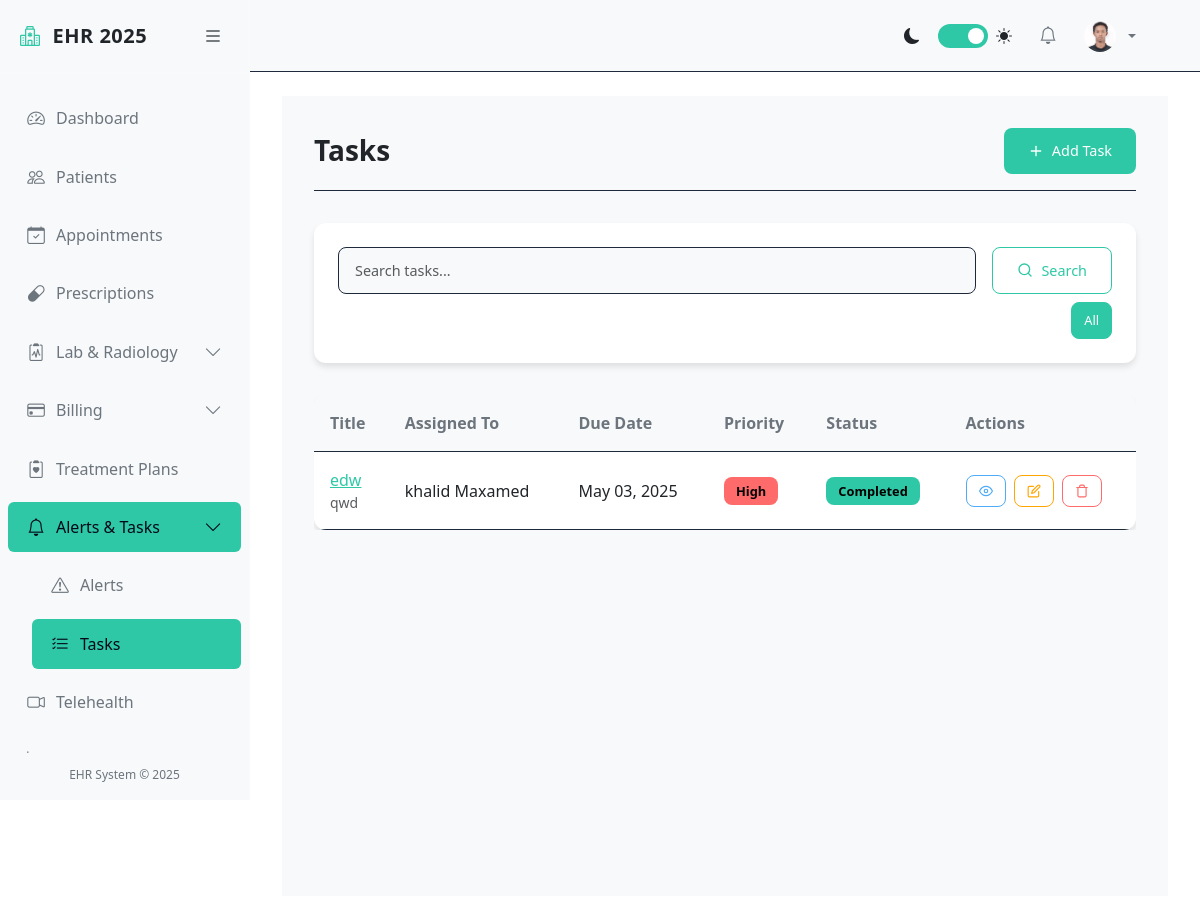
Screenshot of /tasks/ (signed in) with the database file from the repository.
### accounts/models.py (models this page shows, shortened)
class User(AbstractUser):
    STATUS_CHOICES = [
        ('ACTIVE', 'Active'),
        ('INACTIVE', 'Inactive'),
        ('ON_LEAVE', 'On Leave'),
    ]
    ROLE_CHOICES = [
        ('ADMIN', 'Administrator'),
        ('DOCTOR', 'Doctor'),
        ('NURSE', 'Nurse'),
        ('STAFF', 'Staff'),
        ('PATIENT', 'Patient'),
    ]
    role = models.CharField(max_length=20, choices=ROLE_CHOICES, default='STAFF')
    phone_number = models.CharField(max_length=20, blank=True)
    license_number = models.CharField(max_length=100, blank=True)
    specialization = models.CharField(max_length=100, blank=True)
    department = models.CharField(max_length=100, blank=True)
    profile_picture = models.ImageField(upload_to='profile_pics/', null=True, blank=True)
    status = models.CharField(max_length=20, choices=STATUS_CHOICES, default='ACTIVE')  # <-- new
    is_verified = models.BooleanField(default=False)

### ehr/models.py (models this page shows, shortened)
class Task(models.Model):
    PRIORITY_CHOICES = [
        ('Low', 'Low'),
        ('Medium', 'Medium'),
        ('High', 'High'),
    ]
    STATUS_CHOICES = [
        ('Pending', 'Pending'),
        ('In Progress', 'In Progress'),
        ('Completed', 'Completed'),
        ('Cancelled', 'Cancelled'),
    ]
    title = models.CharField(max_length=255)
    description = models.TextField(blank=True)
    assigned_to = models.ForeignKey(User, on_delete=models.CASCADE, related_name='tasks')
    due_date = models.DateTimeField()
    priority = models.CharField(max_length=20, choices=PRIORITY_CHOICES, default='Medium')
    status = models.CharField(max_length=20, choices=STATUS_CHOICES, default='Pending')
    created_by = models.ForeignKey(User, on_delete=models.CASCADE, related_name='created_tasks')
    created_at = models.DateTimeField(auto_now_add=True)
    updated_at = models.DateTimeField(auto_now=True)

### ehr/views.py (the view)
# urls.py: path('tasks/', views.TaskListView.as_view(), name='task_list'),
class TaskListView(LoginRequiredMixin, ListView):
    model = Task
    template_name = 'ehr/task/task_list.html'
    context_object_name = 'task_list'
    paginate_by = 20
    def get_queryset(self):
        queryset = super().get_queryset()
        print("Raw queryset count:", queryset.count())  # Debug line
        return queryset.order_by('due_date')

### ehr/templates/ehr/task/task_list.html (shortened to what this page needs)
{% extends 'ehr/base.html' %}
{% block content %}
<div class="tasks-container">
    <div class="tasks-header">
        <h1 class="tasks-title">Tasks</h1>
        {% if perms.ehr.add_task %}
        <a href="{% url 'task_create' %}" class="btn btn-primary">
            <svg xmlns="http://www.w3.org/2000/svg" width="16" height="16" viewBox="0 0 24 24" fill="none" stroke="currentColor" stroke-width="2" stroke-linecap="round" stroke-linejoin="round">
                <line x1="12" y1="5" x2="12" y2="19"></line>
                <line x1="5" y1="12" x2="19" y2="12"></line>
            </svg>
            Add Task
        </a>
        {% endif %}
    </div>
    <div class="filters-container">
        <form method="get" class="filter-form">
            <div class="form-group">
                <input type="text" name="search" class="form-control" placeholder="Search tasks..." value="{{ request.GET.search }}">
            </div>
            <div class="form-group">
                <button type="submit" class="btn btn-outline">
                    <svg xmlns="http://www.w3.org/2000/svg" width="16" height="16" viewBox="0 0 24 24" fill="none" stroke="currentColor" stroke-width="2" stroke-linecap="round" stroke-linejoin="round">
                        <circle cx="11" cy="11" r="8"></circle>
                        <line x1="21" y1="21" x2="16.65" y2="16.65"></line>
                    </svg>
                    Search
                </button>
            </div>
        </form>
        <div class="status-filter mt-2">
            <a href="{% url 'task_list' %}" class="btn btn-sm btn-status {% if not request.GET.status %}active{% endif %}">
                All
            </a>
        </div>
    </div>
    <div class="table-responsive">
        <table class="tasks-table">
            <thead>
                <tr>
                    <th>Title</th>
                    <th>Assigned To</th>
                    <th>Due Date</th>
                    <th>Priority</th>
                    <th>Status</th>
                    <th>Actions</th>
                </tr>
            </thead>
            <tbody>
                {% for task in task_list %}
                <tr class="{% if task.due_date < now and task.status != 'Completed' %}task-overdue{% endif %}">
                    <td>
                        <a href="{% url 'task_detail' task.pk %}" style="color: var(--accent-color);">{{ task.title }}</a>
                        {% if task.description %}
                        <small class="text-muted d-block">{{ task.description|truncatechars:50 }}</small>
                        {% endif %}
                    </td>
                    <td>{{ task.assigned_to.get_full_name }}</td>
                    <td>
                        {{ task.due_date|date:"M d, Y" }}
                    </td>
                    <td>
                        <span class="badge badge-{{ task.priority|lower }}">
                            {{ task.get_priority_display }}
                        </span>
                    </td>
                    <td>
                        <span class="badge badge-{{ task.status|slugify }}">
                            {{ task.get_status_display }}
                        </span>
                    </td>
                    <td>
                        <div class="action-buttons">
                            <a href="{% url 'task_detail' task.pk %}" class="btn btn-sm btn-view" title="View">
                                <svg xmlns="http://www.w3.org/2000/svg" width="14" height="14" viewBox="0 0 24 24" fill="none" stroke="currentColor" stroke-width="2" stroke-linecap="round" stroke-linejoin="round">
                                    <path d="M1 12s4-8 11-8 11 8 11 8-4 8-11 8-11-8-11-8z"></path>
                                    <circle cx="12" cy="12" r="3"></circle>
                                </svg>
                            </a>
                            {% if user == task.assigned_to or user.role == 'ADMIN' %}
                            <a href="{% url 'task_update' task.pk %}" class="btn btn-sm btn-edit" title="Edit">
                            </a>
                            <a href="{% url 'task_delete' task.pk %}" class="btn btn-sm btn-delete" title="Delete">
                            </a>
                            {% endif %}
                        </div>
                    </td>
                </tr>
                {% empty %}
                <tr>
                    <td colspan="6" class="empty-state">No tasks found</td>
                </tr>
                {% endfor %}
            </tbody>
        </table>
    </div>
</div>
{% endblock %}

### ehr/templates/ehr/base.html (shortened to what this page needs)
<!DOCTYPE html>
<html lang="en">
<head>
    <link href="https://cdn.jsdelivr.net/npm/bootstrap@5.3.0/dist/css/bootstrap.min.css" rel="stylesheet">
    <link rel="stylesheet" href="https://cdn.jsdelivr.net/npm/bootstrap-icons@1.10.0/font/bootstrap-icons.css">
</head>
<body>
    <div class="d-flex">
        <div class="sidebar" id="sidebar">
            <div class="sidebar-header">
                <a href="{% url 'dashboard' %}" class="sidebar-brand">
                    <i class="bi bi-hospital sidebar-brand-icon"></i>
                    <span id="sidebar-title">EHR 2025</span>
                </a>
                <button class="toggle-btn" id="toggle-sidebar">
                    <i class="bi bi-list"></i>
                </button>
            </div>
            <div class="px-2 py-3" style="height: calc(100% - 120px); overflow-y: auto;">
                <ul class="nav flex-column">
                    <li class="nav-item">
                        <a class="nav-link {% if request.resolver_match.url_name == 'dashboard' %}active{% endif %}"
                            href="{% url 'dashboard' %}">
                            <i class="bi bi-speedometer2"></i>
                            <span class="nav-link-text ms-2">Dashboard</span>
                        </a>
                    </li>
                    <li class="nav-item">
                        <a class="nav-link {% if 'patient' in request.resolver_match.url_name %}active{% endif %}"
                            href="{% url 'patient_list' %}">
                            <i class="bi bi-people"></i>
                            <span class="nav-link-text ms-2">Patients</span>
                        </a>
                    </li>
                    <li class="nav-item">
                        <a class="nav-link {% if 'appointment' in request.resolver_match.url_name %}active{% endif %}"
                            href="{% url 'appointment_list' %}">
                            <i class="bi bi-calendar-check"></i>
                            <span class="nav-link-text ms-2">Appointments</span>
                        </a>
                    </li>
                    <li class="nav-item">
                        <a class="nav-link {% if 'prescription' in request.resolver_match.url_name %}active{% endif %}"
                            href="{% url 'prescription_list' %}">
                            <i class="bi bi-capsule"></i>
                            <span class="nav-link-text ms-2">Prescriptions</span>
                        </a>
                    </li>
                    <li class="nav-item">
                        <a class="nav-link {% if 'lab_test' in request.resolver_match.url_name or 'imaging_study' in request.resolver_match.url_name %}active{% endif %}"
                            data-bs-toggle="collapse" href="#labRadCollapse">
                            <i class="bi bi-clipboard2-pulse"></i>
                            <span class="nav-link-text ms-2">Lab & Radiology</span>
                            <i class="bi bi-chevron-down collapse-icon ms-auto"></i>
                        </a>
                    </li>
                    <li class="nav-item">
                        <a class="nav-link {% if 'billing' in request.resolver_match.url_name or 'insurance' in request.resolver_match.url_name %}active{% endif %}"
                            data-bs-toggle="collapse" href="#billingCollapse">
                            <i class="bi bi-credit-card"></i>
                            <span class="nav-link-text ms-2">Billing</span>
                            <i class="bi bi-chevron-down collapse-icon ms-auto"></i>
                        </a>
                    </li>
                    <li class="nav-item">
                        <a class="nav-link {% if 'treatment_plan' in request.resolver_match.url_name %}active{% endif %}"
                            href="{% url 'treatment_plan_list' %}">
                            <i class="bi bi-clipboard2-heart"></i>
                            <span class="nav-link-text ms-2">Treatment Plans</span>
                        </a>
                    </li>
                    <li class="nav-item">
                        <a class="nav-link {% if 'alert' in request.resolver_match.url_name or 'task' in request.resolver_match.url_name %}active{% endif %}"
                            data-bs-toggle="collapse" href="#alertsTasksCollapse">
                            <i class="bi bi-bell"></i>
                            <span class="nav-link-text ms-2">Alerts & Tasks</span>
                            <i class="bi bi-chevron-down collapse-icon ms-auto"></i>
                        </a>
                        <div class="collapse {% if 'alert' in request.resolver_match.url_name or 'task' in request.resolver_match.url_name %}show{% endif %}"
                            id="alertsTasksCollapse">
                            <ul class="nav flex-column ps-4">
                                <li class="nav-item">
                                    <a class="nav-link {% if 'alert' in request.resolver_match.url_name %}active{% endif %}"
                                        href="{% url 'alert_list' %}">
                                        <i class="bi bi-exclamation-triangle"></i>
                                        <span class="nav-link-text ms-2">Alerts</span>
                                    </a>
                                </li>
                                <li class="nav-item">
                                    <a class="nav-link {% if 'task' in request.resolver_match.url_name %}active{% endif %}"
                                        href="{% url 'task_list' %}">
                                        <i class="bi bi-list-check"></i>
                                        <span class="nav-link-text ms-2">Tasks</span>
                                    </a>
                                </li>
                            </ul>
                        </div>
                    </li>
                    <li class="nav-item">
                        <a class="nav-link {% if 'telehealth' in request.resolver_match.url_name %}active{% endif %}"
                            href="{% url 'telehealth_session_list' %}">
                            <i class="bi bi-camera-video"></i>
                            <span class="nav-link-text ms-2">Telehealth</span>
                        </a>
                    </li>
                    <li class="nav-item">
                        <a class="nav-link {% if 'report' in request.resolver_match.url_name %}active{% endif %}"
                            href="{% url 'report_list' %}">
                            <i class="bi bi-graph-up"></i>
                            <span class="nav-link-text ms-2">Reports</span>
                        </a>
                    </li>
                </ul>
            </div>
            <div class="sidebar-footer">
                EHR System &copy; 2025
            </div>
        </div>
        <div class="main-content flex-grow-1" id="main-content">
            <nav class="navbar navbar-expand-lg navbar-light bg-light border-bottom">
                <div class="container-fluid">
                    <div class="collapse navbar-collapse" id="navbarSupportedContent">
                        <ul class="navbar-nav ms-auto align-items-center">
                            <li class="nav-item me-3">
                                <div class="d-flex align-items-center">
                                    <i class="bi bi-moon-fill me-2"></i>
                                    <label class="theme-switch">
                                        <span class="slider"></span>
                                    </label>
                                    <i class="bi bi-sun-fill ms-2"></i>
                                </div>
                            </li>
                            <li class="nav-item dropdown me-2">
                                <a class="nav-link position-relative" href="#" id="notificationsDropdown" role="button"
                                    data-bs-toggle="dropdown">
                                    <i class="bi bi-bell"></i>
                                </a>
                            </li>
                            <li class="nav-item dropdown">
                                <a class="nav-link dropdown-toggle d-flex align-items-center" href="#" id="userDropdown"
                                    role="button" data-bs-toggle="dropdown">
                                    {% if user.profile_picture %}
                                    <img src="{{ user.profile_picture.url }}" class="rounded-circle me-2" width="32"
                                        height="32" alt="Profile">
                                    {% else %}
                                    <i class="bi bi-person-circle me-2"></i>
                                    {% endif %}
                                </a>
                                    </li>
                                </ul>
                    </div>
                </div>
            </nav>
            <div class="container-fluid py-4">
                {% block content %}{% endblock %}
            </div>
        </div>
    </div>
</body>
</html>

### rows the page displays
User: profile_picture (picture)
Task: title "edw", description "qwd", assigned_to.get_full_name "khalid Maxamed", due_date "May 03, 2025", priority "High", status "Completed"
